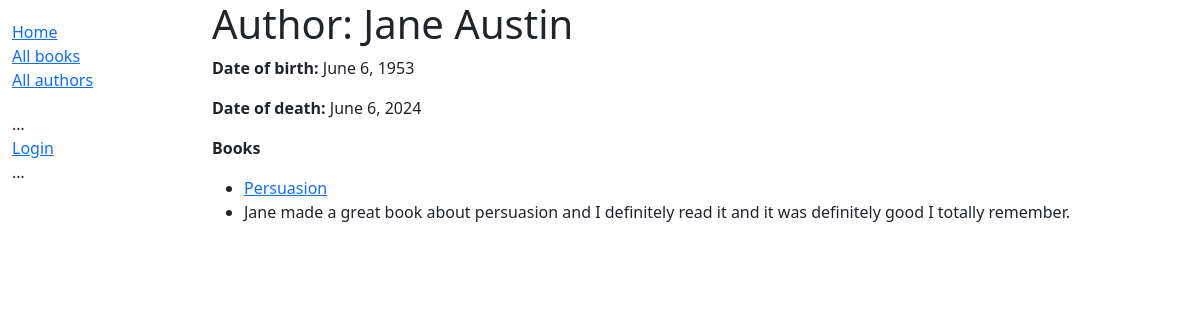
The app's page /catalog/author/1 with its own data.
### catalog/models.py (models this page shows, shortened)
class Author(models.Model):
    first_name = models.CharField(max_length=100)
    last_name = models.CharField(max_length=100)
    date_of_birth = models.DateField(null=True, blank=True)
    date_of_death = models.DateField('Died', null=True, blank=True)
    class Meta:
        ordering = ['last_name', 'first_name']

class Book(models.Model):
    title = models.CharField(max_length=200)
    author = models.ForeignKey('Author', on_delete=models.PROTECT, null=True)
    summary = models.TextField(
        max_length=1000, help_text="Enter a brief description of the book")
    isbn = models.CharField('ISBN', max_length=13,
                            unique=True,
                            help_text='13 Character <a href="https://www.isbn-international.org/content/what-isbn'
                                      '">ISBN number</a>')
    genre = models.ManyToManyField(
        Genre, help_text="Select a genre for this book")
    def get_absolute_url(self):
        return reverse('book-detail', args=[str(self.id)])
    def display_genre(self):
        """Create a string for the Genre. This is required to display genre in Admin."""
        return ', '.join([genre.name for genre in self.genre.all()[:3]])
    display_genre.short_description = 'Genre'

### catalog/views.py (the view)
# urls.py: url(r'^author/(?P<pk>\d+)$', views.AuthorDetailView.as_view(), name='author-detail'),
class AuthorDetailView(generic.DetailView):
    model = Author

### catalog/templates/catalog/author_detail.html (shortened to what this page needs)
{% extends "base_generic.html" %} {% block content %}
<h1>Author: {{ author.first_name }} {{ author.last_name }}</h1>
{% if author.date_of_birth %}
<p><strong>Date of birth:</strong> {{ author.date_of_birth }}</p>
{% endif %} {% if author.date_of_death %}
<p><strong>Date of death:</strong> {{ author.date_of_death }}</p>
{% endif %}
<p><strong>Books</strong></p>
<ul>
    {% for book in author.book_set.all %}
    <li><a href="{{ book.get_absolute_url }}">{{ book.title }}</a></li>
    <li>{{ book.summary }}</li>
    {% endfor %}
</ul>
{% endblock %} {% block sidebar %} {{ block.super }}  {% endblock %}

### records on screen
Author: date_of_birth "June 6, 1953", date_of_death "June 6, 2024"
Book: title "Persuasion", summary "Jane made a great book about persuasion and I definitely read it and it was definitely good I totally remember."
